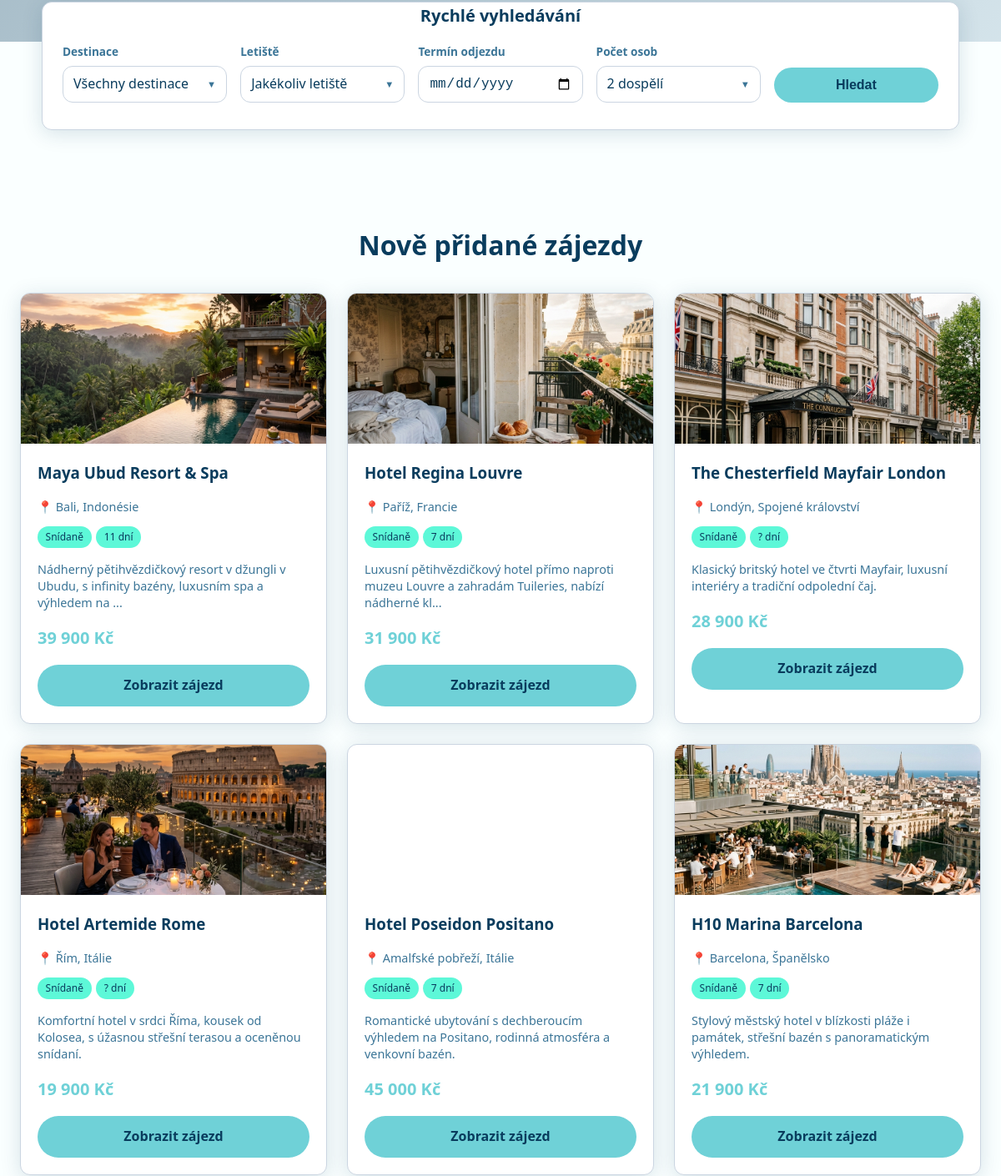
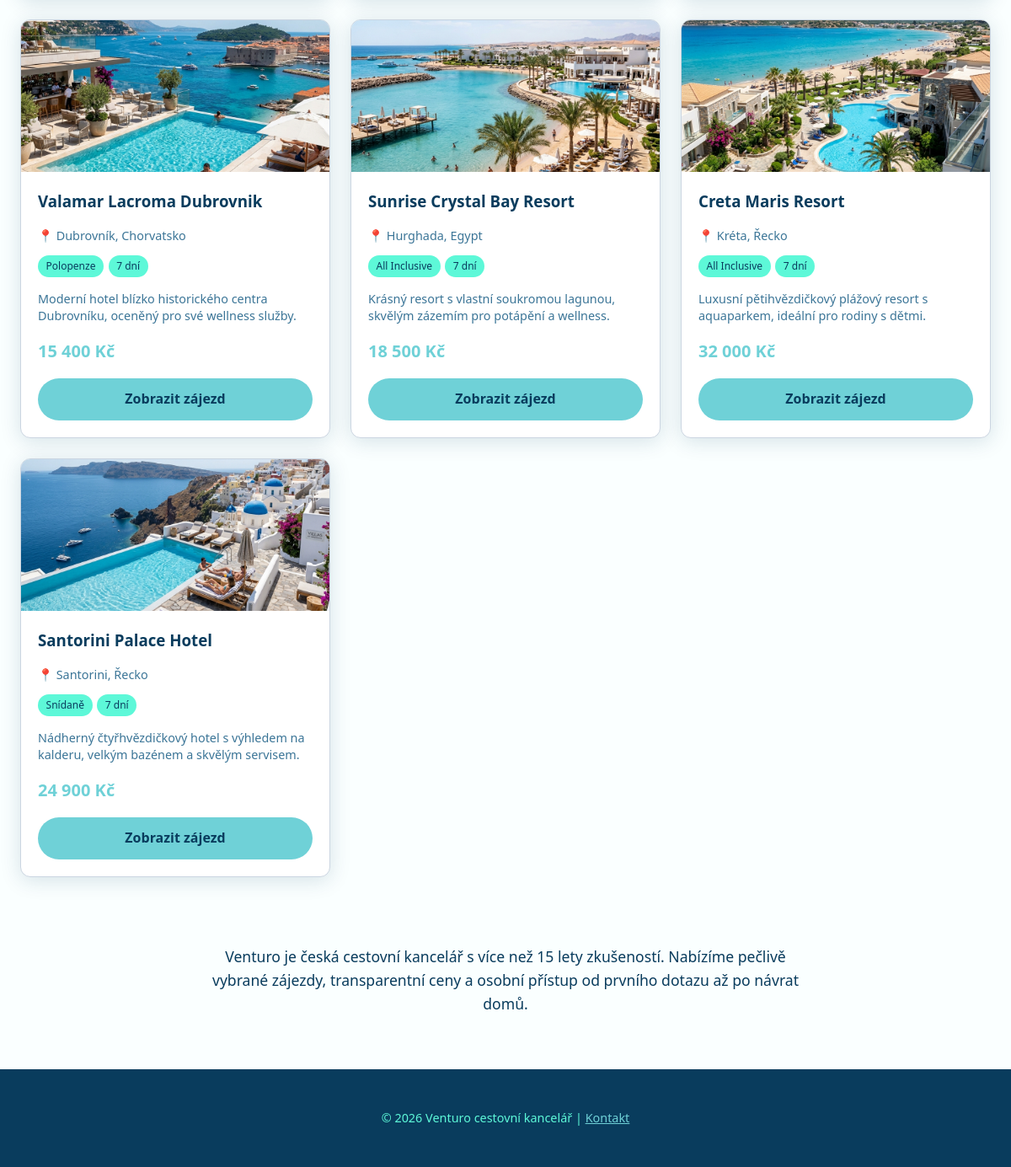
The app's page /uvod (lower part), older data (2 pictures, top to bottom).
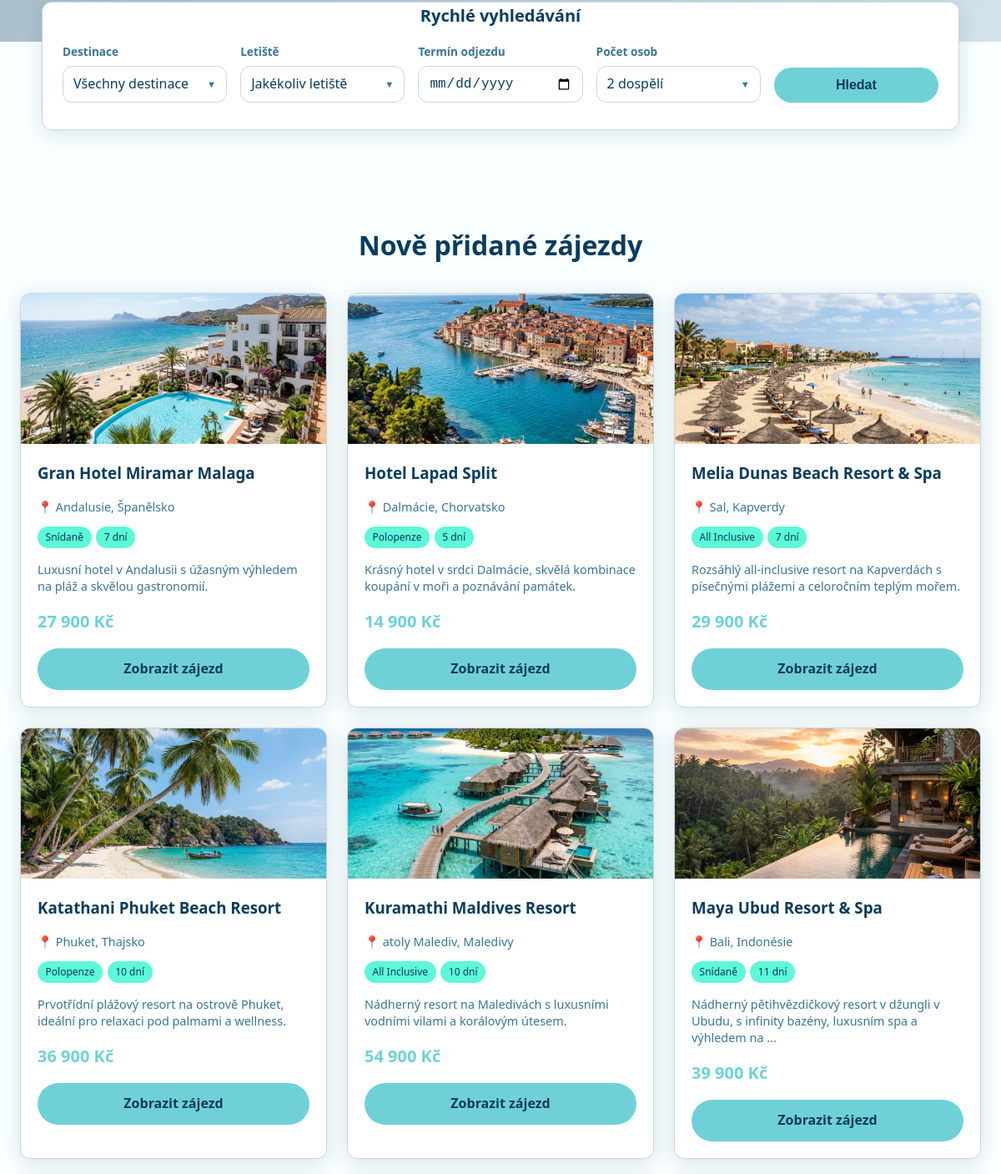
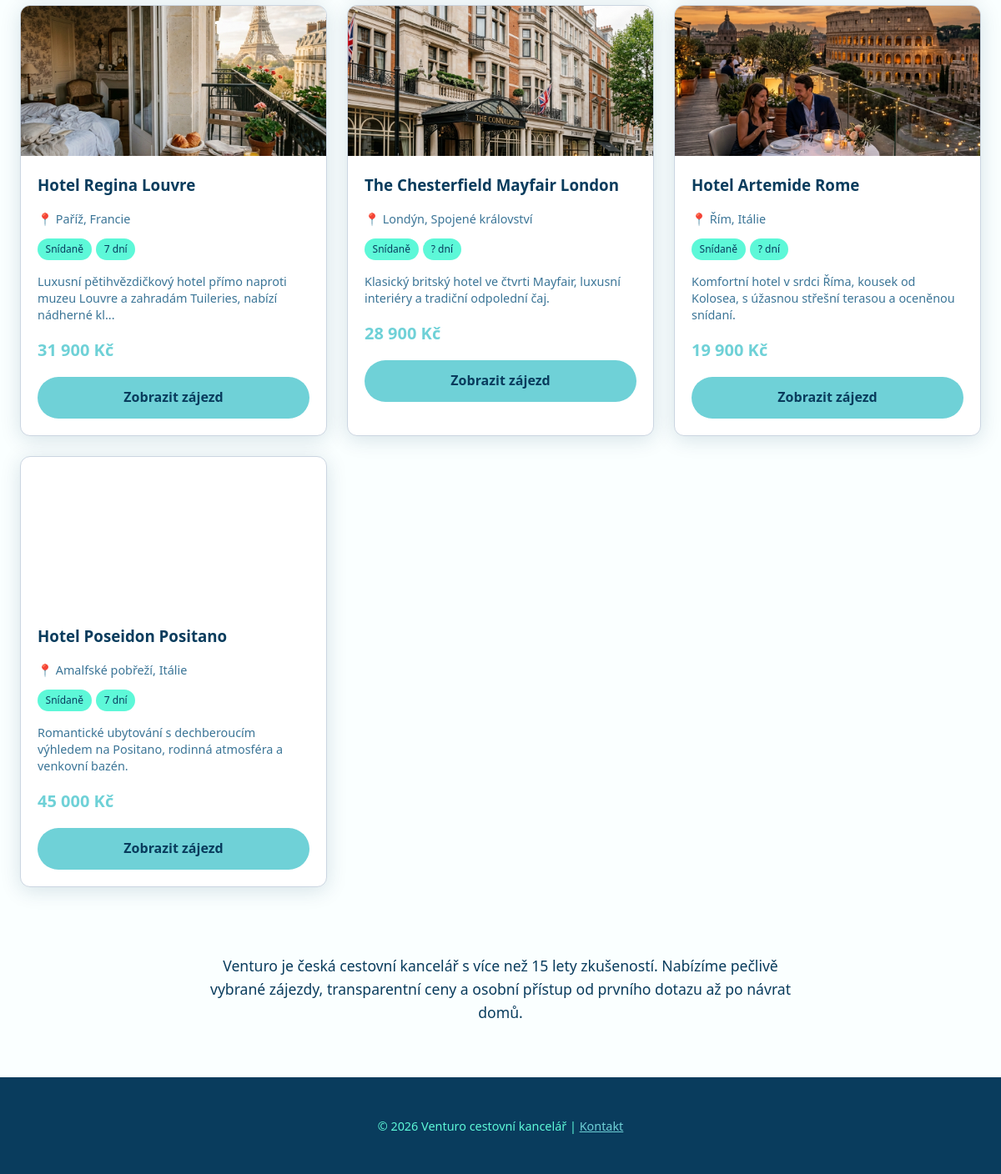
The same page, newer data (2 pictures, top to bottom).
### tables this page shows
CREATE TABLE `zajezdy` (
  `id_zajezdu` int(11) NOT NULL AUTO_INCREMENT,
  `id_destinace` int(11) NOT NULL,
  `hotel` varchar(150) NOT NULL,
  `obrazky` varchar(255) DEFAULT '',
  `popis` text DEFAULT NULL,
  `cena` int(11) NOT NULL,
  `strava` varchar(50) NOT NULL,
  PRIMARY KEY (`id_zajezdu`),
  KEY `id_destinace` (`id_destinace`),
  CONSTRAINT `fk_zajezdy_destinace` FOREIGN KEY (`id_destinace`) REFERENCES `destinace` (`id_destinace`) ON DELETE CASCADE
);

CREATE TABLE `destinace` (
  `id_destinace` int(11) NOT NULL AUTO_INCREMENT,
  `id_statu` int(11) NOT NULL,
  `nazev_mesta` varchar(100) NOT NULL,
  `obrazek` varchar(255) DEFAULT '',
  PRIMARY KEY (`id_destinace`),
  KEY `id_statu` (`id_statu`),
  CONSTRAINT `fk_destinace_staty` FOREIGN KEY (`id_statu`) REFERENCES `staty` (`id_statu`) ON DELETE CASCADE
);

CREATE TABLE `staty` (
  `id_statu` int(11) NOT NULL AUTO_INCREMENT,
  `nazev` varchar(100) NOT NULL,
  PRIMARY KEY (`id_statu`)
);

CREATE TABLE `terminy` (
  `id_terminu` int(11) NOT NULL AUTO_INCREMENT,
  `id_zajezdu` int(11) NOT NULL,
  `datum_od` date NOT NULL,
  `datum_do` date NOT NULL,
  `kapacita` int(11) NOT NULL,
  `odlet_iata` varchar(3) DEFAULT NULL,
  PRIMARY KEY (`id_terminu`),
  KEY `id_zajezdu` (`id_zajezdu`),
  KEY `odlet_iata` (`odlet_iata`),
  CONSTRAINT `fk_terminy_zajezdy` FOREIGN KEY (`id_zajezdu`) REFERENCES `zajezdy` (`id_zajezdu`) ON DELETE CASCADE,
  CONSTRAINT `fk_terminy_letiste` FOREIGN KEY (`odlet_iata`) REFERENCES `letiste` (`iata`) ON DELETE SET NULL
);

### index.php (called while the page is built, shortened)
<?php
$smerovac = new SmerovacKontroler();
$smerovac->zpracuj(array($_SERVER['REQUEST_URI']));
$smerovac->vypisPohled();

### modely/Db.php (called while the page is built, shortened)
<?php
class Db
{
    private static $spojeni;
    private static $nastaveni = array(
        PDO::ATTR_ERRMODE => PDO::ERRMODE_EXCEPTION,
        PDO::ATTR_EMULATE_PREPARES => false,
    );
    public static function pripoj($server, $uzivatel, $heslo, $databaze)
    {
        if (!isset(self::$spojeni)) {
            $dsn = "mysql:host=$server;dbname=$databaze;charset=utf8";
            self::$spojeni = new PDO(
                $dsn,
                $uzivatel,
                $heslo,
                self::$nastaveni
            );
        }
    }
    public static function dotazVsechny($dotaz, $parametry = array()) {
        $navrat = self::$spojeni->prepare($dotaz);
        $navrat->execute($parametry);
        return $navrat->fetchAll();
    }
}

### modely/Zajezdy.php (called while the page is built, shortened)
<?php
class Zajezdy
{
    public function vratNejnovejsiZajezdy($limit = 10)
    {
        $limit = (int)$limit;
        $sql = 'SELECT z.*, d.nazev_mesta AS destinace, s.nazev AS stat
                FROM zajezdy z
                LEFT JOIN destinace d ON z.id_destinace = d.id_destinace
                LEFT JOIN staty s ON d.id_statu = s.id_statu
                ORDER BY z.id_zajezdu DESC LIMIT ' . $limit;
        return Db::dotazVsechny($sql);
    }
    public function vratTerminyZajezdu($idZajezdu)
    {
        $sql = 'SELECT t.*, l.mesto AS odlet_mesto,
                       (t.kapacita - COALESCE((SELECT SUM(r.pocet_osob) FROM rezervace r WHERE r.id_terminu = t.id_terminu AND r.stav = "potvrzená"), 0)) AS kapacita
                FROM terminy t
                LEFT JOIN letiste l ON t.odlet_iata = l.iata
                WHERE t.id_zajezdu = ?
                ORDER BY t.datum_od ASC';
        return Db::dotazVsechny($sql, array($idZajezdu));
    }
}

### kontrolery/UvodKontroler.php (called while the page is built, shortened)
<?php
class UvodKontroler extends Kontroler
{
    public function zpracuj($parametry)
    {
        $zajezdyModel = new Zajezdy();
        $nejnovejsiZajezdyFlat = $zajezdyModel->vratNejnovejsiZajezdy(10);
        foreach ($nejnovejsiZajezdyFlat as $z) {
            $z['terminy'] = $zajezdyModel->vratTerminyZajezdu($z['id_zajezdu']);
        }
    }
}

### kontrolery/SmerovacKontroler.php (called while the page is built, shortened)
<?php
class SmerovacKontroler extends Kontroler
{
    public function zpracuj($parametry)
    {
        $url = $parametry[0];
        $castiCesty = $this->parsujURL($url);
        if (empty($castiCesty[0])) {
            $this->presmeruj("uvod");
        } else {
            $castNazvuKontroleru = array_shift($castiCesty);
            $nazevKontroleru = $this->pomlckyDoVelbloudiNotace($castNazvuKontroleru) . "Kontroler";
            if (file_exists("kontrolery/$nazevKontroleru.php")) {
                $this->kontroler = new $nazevKontroleru;
                $this->kontroler->zpracuj($castiCesty);
            } else {
                $this->presmeruj("chyba");
            }
        }
    }
    private function pomlckyDoVelbloudiNotace($text)
    {
        $text = str_replace("-", " ", $text);
        $text = ucwords($text);
        $text = str_replace(" ", "", $text);
        return $text;
    }
    private function parsujURL($url)
    {
        $naparsovanaURL = parse_url($url);
        $cesta = $naparsovanaURL["path"];
        $cesta = ltrim($cesta, "/");
        $cesta = trim($cesta);
        $rozdelenaCesta = explode("/", $cesta);
        return $rozdelenaCesta;
    }
}

### pohledy/uvod.phtml (shortened to what the changed rows need)
<form id="rychle-vyhledavani" action="/hledani" method="GET" class="vyhledavani sekce rychle-vyhledavani-sekce">
    <h2 class="sekce__nadpis rychle-vyhledavani-nadpis">Rychlé vyhledávání</h2>
</form>
<section class="sekce uvod-nejnovejsi-sekce">
    <h2 class="sekce__nadpis">Nově přidané zájezdy</h2>
    <div class="karty">
        <?php if (!empty($nejnovejsi_zajezdy)): ?>
            <?php foreach ($nejnovejsi_zajezdy as $z): ?>
                <?php
                    $delkaPobytu = '?';
                    if (!empty($z['terminy'])) {
                        $datetime1 = new DateTime($z['terminy'][0]['datum_od']);
                        $datetime2 = new DateTime($z['terminy'][0]['datum_do']);
                        $interval = $datetime1->diff($datetime2);
                        $delkaPobytu = $interval->days;
                    }
                ?>
                <div class="karta" data-zajezd>
                    <div class="karta__obrazek" style="background-image: url('<?= htmlspecialchars($z['obrazky'] ? $z['obrazky'] : '/images/noimage.png') ?>');"></div>
                    <div class="karta__telo">
                        <h3><?= htmlspecialchars($z['hotel']) ?></h3>
                        <p class="karta__meta">📍 <?= htmlspecialchars($z['destinace']) ?>, <?= htmlspecialchars($z['stat']) ?></p>
                        <div class="karta__tagy">
                            <span class="tag"><?= htmlspecialchars($z['strava']) ?></span>
                            <span class="tag"><?= $delkaPobytu ?> dní</span>
                        </div>
                        <p class="karta__popis">
                            <?= htmlspecialchars(mb_strimwidth($z['popis'], 0, 100, '...')) ?>
                        </p>
                        <div class="karta__cena"><?= number_format($z['cena'], 0, ',', ' ') ?> Kč</div>
                        <a href="/detail-zajezdu/<?= $z['id_zajezdu'] ?>" class="tlacitko tlacitko--primarni tlacitko--blok">Zobrazit zájezd</a>
                    </div>
                </div>
            <?php endforeach; ?>
        <?php endif; ?>
    </div>
</section>

Row changes from the older to the newer data that the page shows:
no longer on this page (row unchanged): zajezdy: obrazky (picture), hotel "H10 Marina Barcelona", id_destinace.nazev_mesta "Barcelona", staty.nazev "Španělsko", strava "Snídaně", popis "Stylový městský hotel v blízkosti pláže i památek, střešní bazén s panoramatickým výhledem.", cena "21 900"
no longer on this page (row unchanged): zajezdy: obrazky (picture), hotel "Valamar Lacroma Dubrovnik", id_destinace.nazev_mesta "Dubrovník", staty.nazev "Chorvatsko", strava "Polopenze", popis "Moderní hotel blízko historického centra Dubrovníku, oceněný pro své wellness služby.", cena "15 400"
no longer on this page (row unchanged): zajezdy: obrazky (picture), hotel "Sunrise Crystal Bay Resort", id_destinace.nazev_mesta "Hurghada", staty.nazev "Egypt", strava "All Inclusive", popis "Krásný resort s vlastní soukromou lagunou, skvělým zázemím pro potápění a wellness.", cena "18 500"
no longer on this page (row unchanged): terminy: delkaPobytu "7"
no longer on this page (row unchanged): zajezdy: obrazky (picture), hotel "Creta Maris Resort", id_destinace.nazev_mesta "Kréta", staty.nazev "Řecko", strava "All Inclusive", popis "Luxusní pětihvězdičkový plážový resort s aquaparkem, ideální pro rodiny s dětmi.", cena "32 000"
no longer on this page (row unchanged): terminy: delkaPobytu "7"
no longer on this page (row unchanged): zajezdy: obrazky (picture), hotel "Santorini Palace Hotel", id_destinace.nazev_mesta "Santorini", staty.nazev "Řecko", strava "Snídaně", popis "Nádherný čtyřhvězdičkový hotel s výhledem na kalderu, velkým bazénem a skvělým servisem.", cena "24 900"
no longer on this page (row unchanged): terminy: delkaPobytu "7"
added zajezdy: obrazky (picture), hotel "Gran Hotel Miramar Malaga", id_destinace.nazev_mesta "Andalusie", staty.nazev "Španělsko", strava "Snídaně", popis "Luxusní hotel v Andalusii s úžasným výhledem na pláž a skvělou gastronomií.", cena "27 900"
added zajezdy: obrazky (picture), hotel "Hotel Lapad Split", id_destinace.nazev_mesta "Dalmácie", staty.nazev "Chorvatsko", strava "Polopenze", popis "Krásný hotel v srdci Dalmácie, skvělá kombinace koupání v moři a poznávání památek.", cena "14 900"
added terminy: delkaPobytu "5"
added zajezdy: obrazky (picture), hotel "Melia Dunas Beach Resort & Spa", id_destinace.nazev_mesta "Sal", staty.nazev "Kapverdy", strava "All Inclusive", popis "Rozsáhlý all-inclusive resort na Kapverdách s písečnými plážemi a celoročním teplým mořem.", cena "29 900"
added zajezdy: obrazky (picture), hotel "Katathani Phuket Beach Resort", id_destinace.nazev_mesta "Phuket", staty.nazev "Thajsko", strava "Polopenze", popis "Prvotřídní plážový resort na ostrově Phuket, ideální pro relaxaci pod palmami a wellness.", cena "36 900"
added terminy: delkaPobytu "10"
added zajezdy: obrazky (picture), hotel "Kuramathi Maldives Resort", id_destinace.nazev_mesta "atoly Malediv", staty.nazev "Maledivy", strava "All Inclusive", popis "Nádherný resort na Maledivách s luxusními vodními vilami a korálovým útesem.", cena "54 900"
added terminy: delkaPobytu "10"
